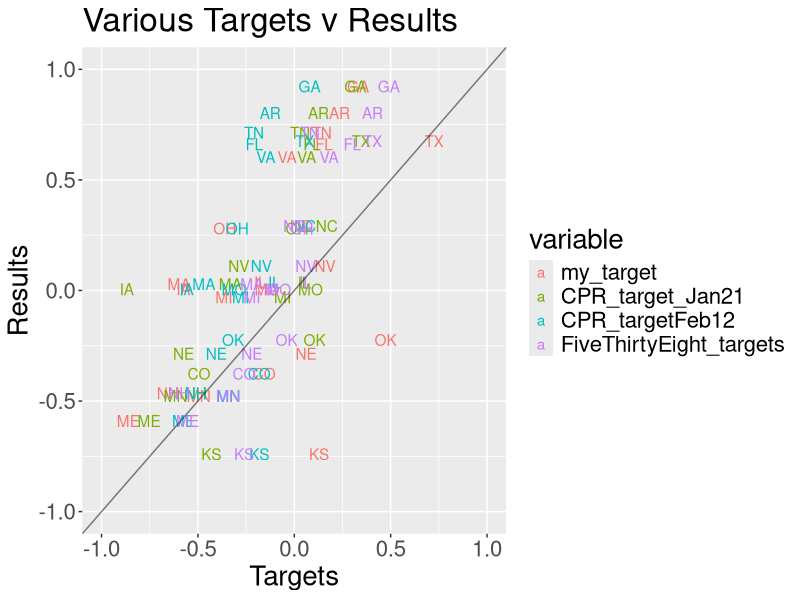
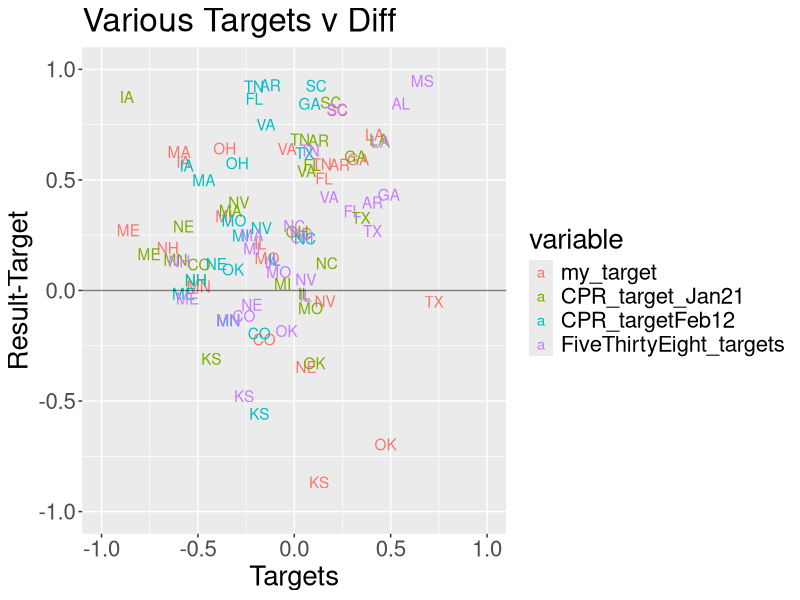

Reproduce these figures in R, in order.
## ---- chunk 1
require(ggplot2)
require(reshape2)
## ---- chunk 2
targets <- read.csv("2016-dem-primary-targets-manual.csv")
results <- read.csv("2016-dem-primary.csv")

targets$state_abb <- state.abb[match(targets$state, state.name)]
targets$result <- log(results$Clinton_popular_vote/results$Sanders_popular_vote)
state_targets <- melt(targets, id.vars = c("state", "state_abb", "result"))

ggplot(state_targets, aes(x = value, y = result, color=variable) ) +
  geom_text( aes(label=state_abb) ) +
  labs(title = "Various Targets v Results", x = "Targets", y = "Results", size = "Total delegates") +
  geom_abline(intercept = 0, slope=1, alpha = 0.5) +
  theme(text = element_text(size=20)) +
  xlim(-1,1) + ylim(-1,1)
## ---- chunk 3
ggplot(state_targets, aes(x = value, y = result-value, color=variable) ) +
  geom_text( aes(label=state_abb) ) +
  labs(title = "Various Targets v Diff", x = "Targets", y = "Result-Target") +
  geom_abline(intercept = 0, slope=0, alpha = 0.5) +
  theme(text = element_text(size=20)) +
  xlim(-1,1) + ylim(-1,1)
